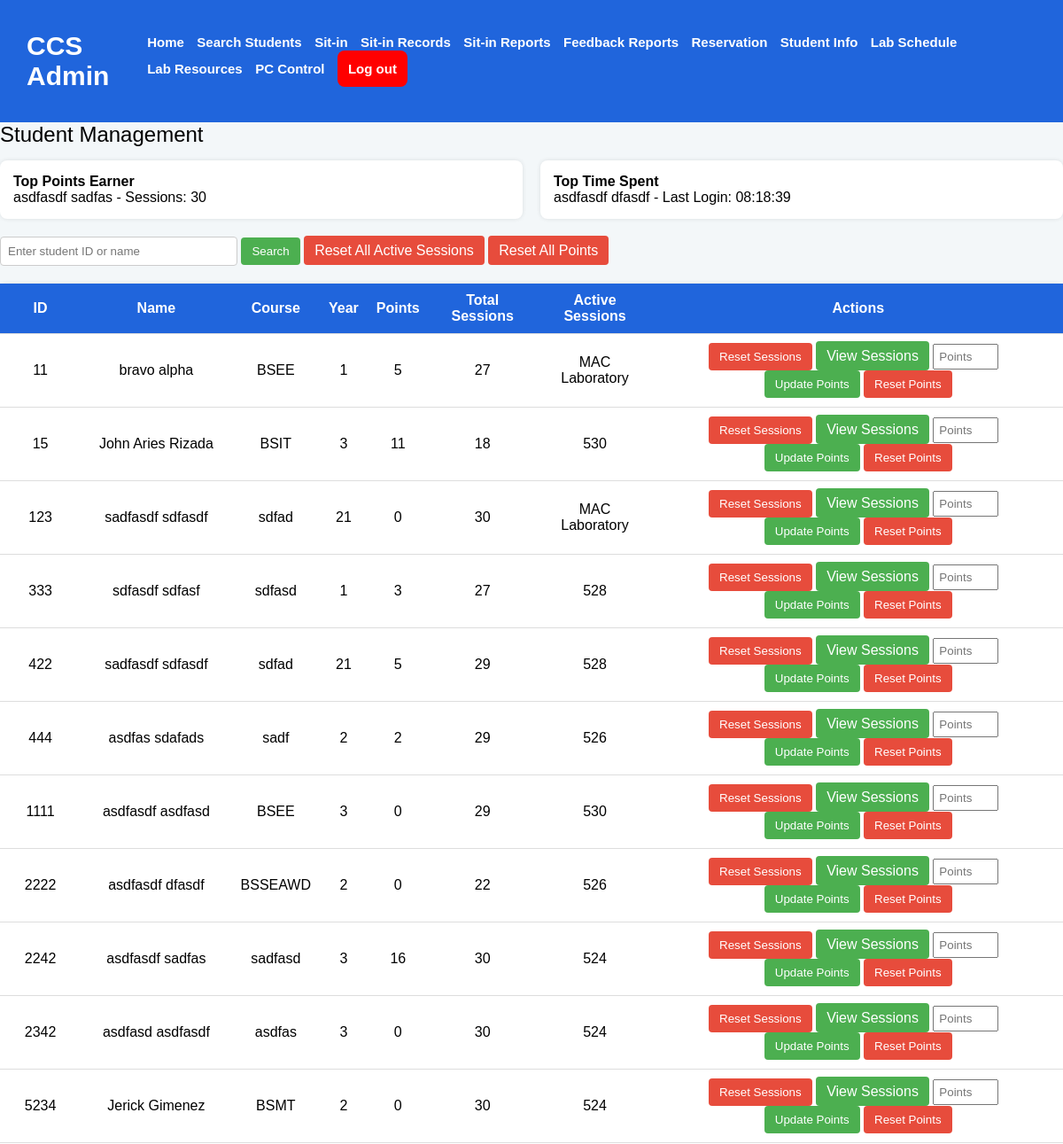
The app's page /student_management.php (upper part), older data.
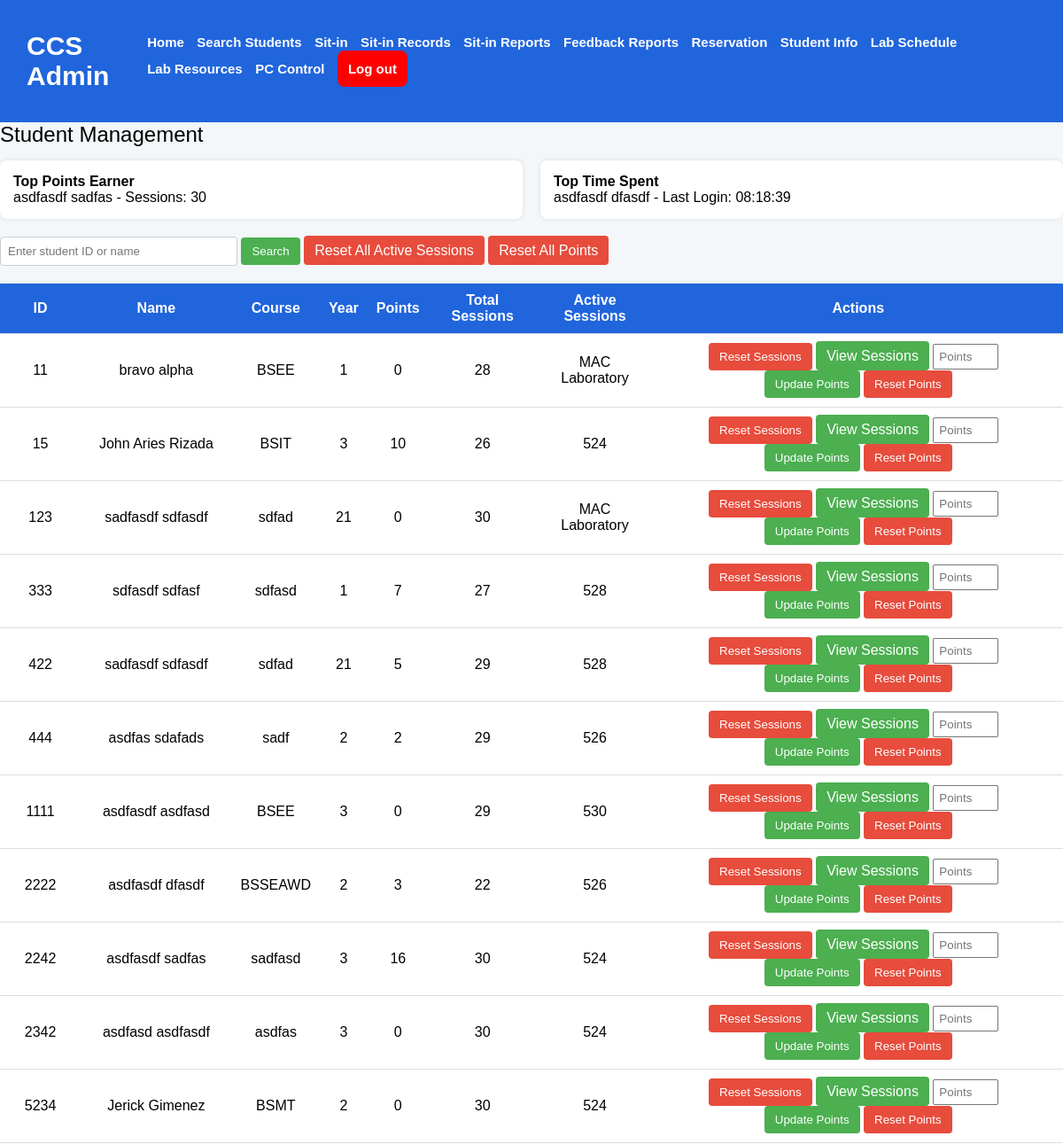
The same page, newer data.
### tables this page shows
CREATE TABLE `userstbl` (
  `idno` int(11) NOT NULL,
  `lastname` varchar(255) NOT NULL,
  `firstname` varchar(255) NOT NULL,
  `middlename` varchar(255) NOT NULL,
  `email` varchar(255) NOT NULL,
  `course` varchar(255) NOT NULL,
  `level` int(11) NOT NULL,
  `password` varchar(255) NOT NULL,
  `sessions` int(11) NOT NULL DEFAULT 30,
  `labs` varchar(255) DEFAULT NULL,
  `purpose` varchar(255) DEFAULT NULL,
  `date_login` date DEFAULT NULL,
  `login_date` time DEFAULT NULL,
  `status` varchar(255) DEFAULT NULL,
  `points` int(11) DEFAULT 0,
  `claimed_rewards` int(11) DEFAULT 0
);

### student_management.php (the view, shortened to what this page needs)
<?php
include('db.php');
$search = $_GET['search'] ?? '';
$searchQuery = '';
$query = "SELECT * FROM userstbl $searchQuery ORDER BY idno ASC";
$result = mysqli_query($connection, $query);
$topPointsQuery = "SELECT * FROM userstbl ORDER BY points DESC LIMIT 1";
$topPointsResult = mysqli_query($connection, $topPointsQuery);
$topPoints = mysqli_fetch_assoc($topPointsResult);
$topTimeQuery = "SELECT * FROM userstbl ORDER BY login_date DESC LIMIT 1";
$topTimeResult = mysqli_query($connection, $topTimeQuery);
$topTime = mysqli_fetch_assoc($topTimeResult);
?>
<!DOCTYPE html>
<html lang="en">
<head>
    <link rel="stylesheet" href="assets/styles.css?v=<?php echo time(); ?>">
</head>
<body>
<nav>
    <h1>CCS Admin</h1>
    <div class="nav-links-admin" id="nav-links">
        <a id="home-nav" href="admindashboard.php"> Home</a>
        <a href="#" onclick="searchFunction()" id="search-btn"> Search Students</a>
        <a href="current-sit-in.php"> Sit-in</a>
        <a href="view-sit-in-records.php"> Sit-in Records</a>
        <a href="sit-in-reports.php"> Sit-in Reports</a>
        <a href="feedback-reports.php"> Feedback Reports</a>
        <a href="view-reservations.php">Reservation</a>
        <a href="student_management.php">Student Info</a>
        <a href="lab_schedule.php">Lab Schedule</a>
        <a href="lab_resources.php">Lab Resources</a>
        <a href="admin_computer_control.php">PC Control</a>
        <a href="admin.php" class="logout-btn" id="logoutbtn"> Log out </a>
    </div>
</nav>
<div class="header">Student Management</div>
<div class="top-boxes">
    <div class="box">
        <strong>Top Points Earner</strong><br>
        <?= $topPoints ? $topPoints['firstname'] . " " . $topPoints['lastname'] . " - Sessions: " . $topPoints['sessions'] : "No points data available" ?>
    </div>
    <div class="box">
        <strong>Top Time Spent</strong><br>
        <?= $topTime ? $topTime['firstname'] . " " . $topTime['lastname'] . " - Last Login: " . $topTime['login_date'] : "No time data available" ?>
    </div>
</div>
<div class="search-bar">
    <form method="get">
        <input type="text" name="search" placeholder="Enter student ID or name" value="<?= htmlspecialchars($search) ?>">
        <button type="submit" class="btn">Search</button>
        <a href="reset-all-sessions.php" class="btn danger" onclick="return confirm('Reset all sessions for all students?')">Reset All Active Sessions</a>
        <a href="reset-all-points.php" class="btn danger" onclick="return confirm('Reset points for all students?')">Reset All Points</a>
    </form>
</div>
<table>
    <thead>
        <tr>
            <th>ID</th>
            <th>Name</th>
            <th>Course</th>
            <th>Year</th>
            <th>Points</th>
            <th>Total Sessions</th>
            <th>Active Sessions</th>
            <th>Actions</th>
        </tr>
    </thead>
    <tbody>
    <?php while ($row = mysqli_fetch_assoc($result)): ?>
        <tr>
            <td><?= $row['idno'] ?></td>
            <td><?= $row['firstname'] . " " . $row['lastname'] ?></td>
            <td><?= $row['course'] ?></td>
            <td><?= $row['level'] ?></td>
            <td><?= $row['points'] ?></td>
            <td><?= $row['sessions'] ?></td>
            <td><?= $row['labs'] ?? 0 ?></td>
            <td>
                <form method="post" action="reset-student-session.php" style="display:inline;">
                    <button type="submit" class="btn danger">Reset Sessions</button>
                </form>
                <a href="view-student-sessions.php?idno=<?= $row['idno'] ?>" class="btn">View Sessions</a>
                <form method="post" action="student_management.php" style="display:inline;">
                    <input type="number" name="points" class="points-input" placeholder="Points" required min="1">
                    <button type="submit" name="update_points" class="btn">Update Points</button>
                </form>
                <form method="post" action="reset-student-points.php" style="display:inline;">
                    <button type="submit" name="reset_points" class="btn danger">Reset Points</button>
                </form>
            </td>
        </tr>
    <?php endwhile; ?>
    </tbody>
</table>
</body>
</html>

Row changes from the older to the newer data that the page shows:
removed userstbl: firstname "asdfasdf", lastname "dfasdf", login_date "08:18:39", idno "2222", course "BSSEAWD", level "2", points "0", sessions "22", labs "526"
added userstbl: firstname "asdfasdf", lastname "dfasdf", login_date "08:18:39", idno "2222", course "BSSEAWD", level "2", points "3", sessions "22", labs "526"
changed userstbl "11": points "5" → "0"; sessions "27" → "28"
changed userstbl "15": points "11" → "10"; sessions "18" → "26"; labs "530" → "524"
changed userstbl "333": points "3" → "7"
